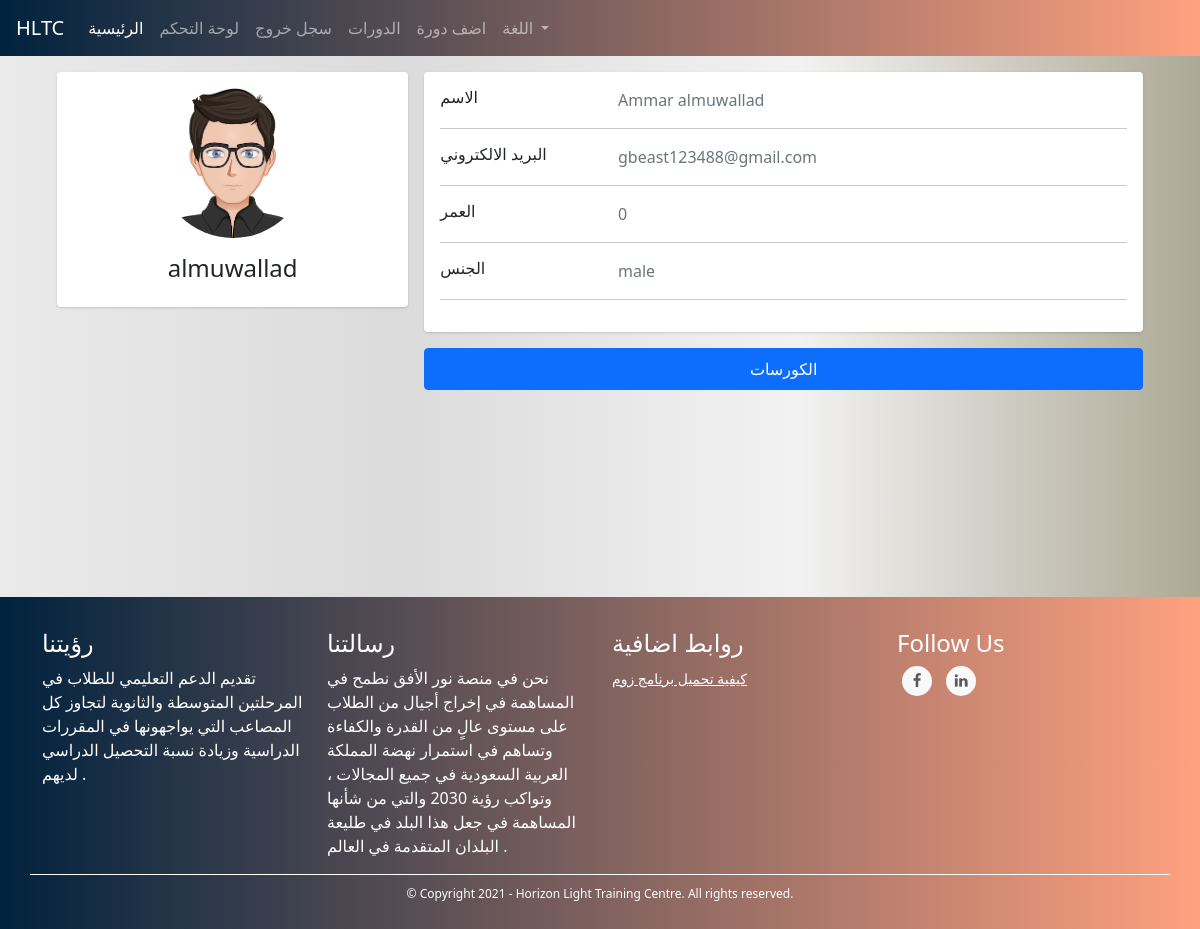
Screenshot of /admins/user/2 (signed in) with the database file from the repository.
### TUTOR/models.py (models this page shows, shortened)
class UserModel(db.Model, UserMixin):
    id = db.Column(db.Integer, primary_key=True)
    first_name = db.Column(db.String(128), nullable=False)
    last_name = db.Column(db.String(128), nullable=False)
    username = db.Column(db.String(20), unique=True, nullable=False)
    email = db.Column(db.String(256), unique=True, nullable=False)
    password = db.Column(db.String(255), nullable=False)
    user_type = db.Column(db.String(30), nullable=False)
    _gender = db.Column(db.Boolean, nullable=False, default=True)
    email_confirmation_code = db.Column(db.String(5), nullable=True)
    is_confirmed = db.Column(db.Boolean, nullable=False, default=False)
    creation_date = db.Column(db.DateTime, nullable=False, default=datetime.utcnow)
    admin_data_model = db.relationship('AdminDataModel', backref='user', uselist=False)
    tutor_data_model = db.relationship('TutorDataModel', backref='user', uselist=False)
    student_data_model = db.relationship('StudentDataModel', backref='user', uselist=False)
    @property
    def full_name(self):
        return self.first_name + " " + self.last_name
    @property
    def gender(self):
        return "male" if self._gender else "female"

class StudentDataModel(db.Model):
    id = db.Column(db.Integer, primary_key=True)
    date_of_birth = db.Column(db.DateTime, nullable=False)
    user_id = db.Column(db.Integer, db.ForeignKey('user_model.id'))
    courses = db.relationship('CourseModel', secondary=courses, lazy='subquery',
        backref=db.backref('students', lazy=True))
    @property
    def age(self):
        return int((datetime.date(datetime.utcnow()) - datetime.date(self.date_of_birth)).days / 365)

### TUTOR/ADMINISTRATION/routes.py (the view)
@admins_blueprint.route("/admins/user/<user_id>", methods=["GET"])
@login_required(ADMIN_TYPES)
def user_detailed_view(user_id): # admin only
    user = UserModel.query.get(user_id)
    user_type = user.user_type
    if user_type == "tutor":
        return render_template("admins/users/new_tutor.html", user=user)
    elif user_type == "student":
        return render_template("admins/users/new_student.html", user=user)
    elif user_type in ADMIN_TYPES:
        return render_template("admins/users/new_admin.html", user=user)

### TUTOR/ADMINISTRATION/routes.py (called while the page is built)
@admins_blueprint.context_processor
def utility_processor():
    return dict(get_language_text=LngObj.get_language_text, get_current_page_language_list=LngObj.get_current_page_language_list, languages=LANGUAGES, admin_types=ADMIN_TYPES, settings=SiteSettingsModel.instance())

### TUTOR/models.py (called while the page is built)
@login_manager.user_loader
def load_user(user_id):
    return UserModel.query.get(int(user_id))

    @classmethod
    def instance(cls):
        return cls.query.get(1)

### TUTOR/utils/utils.py (called while the page is built)
def login_required(roles=[]):
	def wrapper(fn):
		@wraps(fn)
		def decorated_view(*args, **kwargs):
			if request.method in EXEMPT_METHODS:
				return fn(*args, **kwargs)
			elif current_app.login_manager._login_disabled:
				return fn(*args, **kwargs)
			elif not current_user.is_authenticated:
				return current_app.login_manager.unauthorized()
			role = current_user.user_type
			if ( (role not in roles) and (roles != []) ):
				return current_app.login_manager.unauthorized()
			return fn(*args, **kwargs)
		return decorated_view
	return wrapper

### TUTOR/templates/admins/users/new_student.html (shortened to what this page needs)
{% extends "template.html" %}
{% block content %}
<link rel="stylesheet" href="{{ url_for('static', filename='css/students/profile.css') }}">
<div class="container">
    <div class="main-body">
      <div class="row justify-content-center">
        <div class="col-sm-7 my-col">
        </div>
    </div>
          <div class="row gutters-sm">
            <div class="col-md-4 mb-3">
              <div class="card">
                <div class="card-body">
                  <div class="d-flex flex-column align-items-center text-center">
                    {% if user._gender  %}
                    <img src="{{ url_for('static', filename='images/male_student.png') }}" alt="Admin" class="rounded-circle" width="150">
                    {% else %}
                    <img src="{{ url_for('static', filename='images/female_student.png') }}" alt="Admin" class="rounded-circle" width="150">
                    {% endif %}
                    <div class="mt-3">
                      <h4>{{ user.username }}</h4>
                    </div>
                  </div>
                </div>
              </div>
            </div>
            <div class="col-md-8">
              <div class="card mb-3">
                <div class="card-body">
                  <div class="row">
                    <div class="col-sm-3">
                      <h6 class="mb-0">الاسم</h6>
                    </div>
                    <div class="col-sm-9 text-secondary">
                      {{ user.full_name }}
                    </div>
                  </div>
                  <hr>
                  <div class="row">
                    <div class="col-sm-3">
                      <h6 class="mb-0">البريد الالكتروني</h6>
                    </div>
                    <div class="col-sm-9 text-secondary">
                      {{ user.email }}
                    </div>
                  </div>
                  <hr>
                  <div class="row">
                    <div class="col-sm-3">
                      <h6 class="mb-0">العمر</h6>
                    </div>
                    <div class="col-sm-9 text-secondary">
                      {{ user.student_data_model.age }}
                    </div>
                  </div>
                  <hr>
                  <div class="row">
                    <div class="col-sm-3">
                      <h6 class="mb-0">الجنس</h6>
                    </div>
                    <div class="col-sm-9 text-secondary">
                      {{ user.gender }}
                    </div>
                  </div>
                  <hr>
                </div>
              </div>
            <div class="row gutters-sm">
                <div class="col-sm-12 mb-6">
                    <ul class="list-group">
                        <li class="list-group-item active" aria-current="true"><center>الكورسات</center></li>
                      </ul>
                </div>
              </div>
            </div>
          </div>
        </div>
    </div>
    <br><br><br><br><br><br><br><br>
{% endblock %}

### TUTOR/static/css/global.css (style rules this page uses)
body { background: #ADA996; background: -webkit-linear-gradient(to right, #EAEAEA, #DBDBDB, #F2F2F2, #ADA996); background: linear-gradient(to right, #EAEAEA, #DBDBDB, #F2F2F2, #ADA996); }

### TUTOR/static/css/students/profile.css (style rules this page uses)
.main-body { padding: 15px; }
.card { box-shadow: 0 1px 3px 0 rgba(0,0,0,.1), 0 1px 2px 0 rgba(0,0,0,.06); }
.card { position: relative; display: flex; flex-direction: column; min-width: 0; word-wrap: break-word; background-color: #fff; background-clip: border-box; border: 0 solid rgba(0,0,0,.125); border-radius: .25rem; }
.card-body { flex: 1 1 auto; min-height: 1px; padding: 1rem; }
.gutters-sm { margin-right: -8px; margin-left: -8px; }
.gutters-sm>.col, .gutters-sm>[class*=col-] { padding-right: 8px; padding-left: 8px; }
.mb-3, .my-3 { margin-bottom: 1rem!important; }

### rows the page displays
UserModel: username "almuwallad", full_name "Ammar almuwallad", email "gbeast123488@gmail.com", gender "male"
StudentDataModel: student_data_model.age "0"
